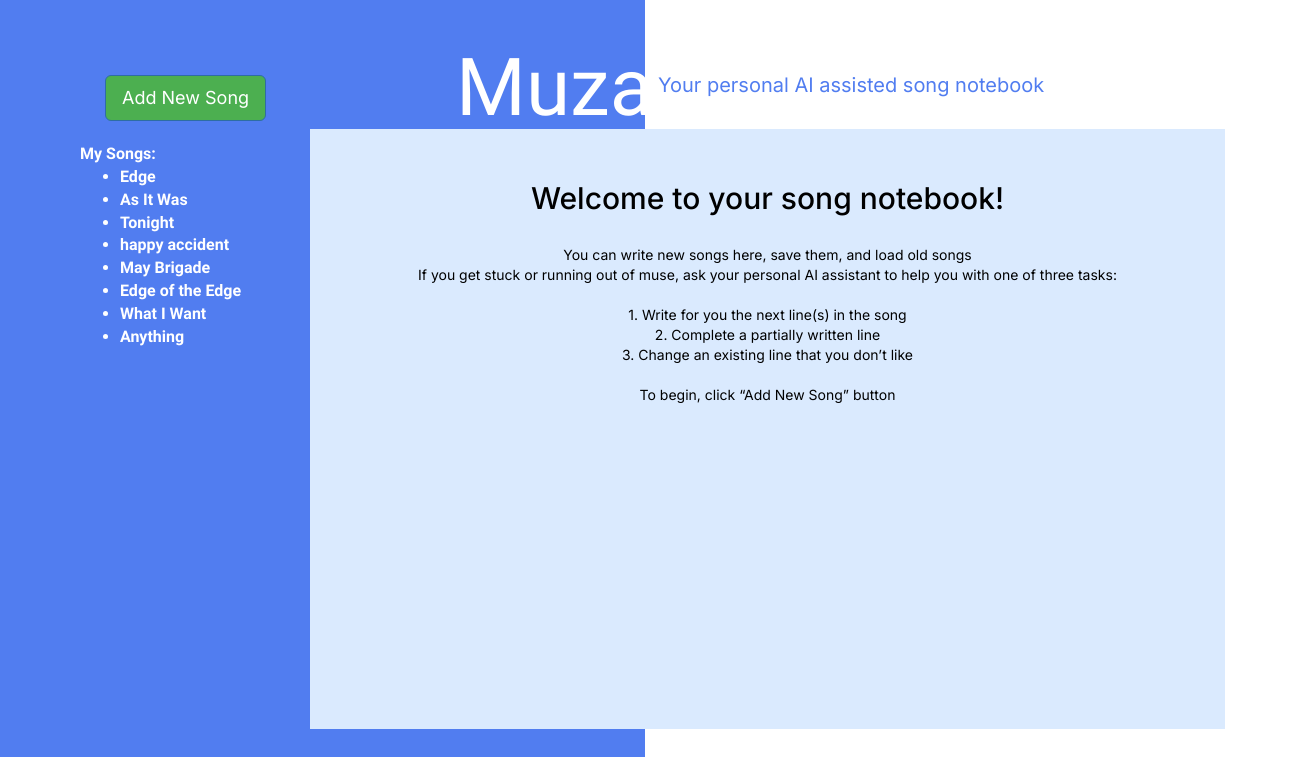
The page / on the database its author committed.
### tables this page shows
CREATE TABLE song
(
    id          integer
        constraint song_pk
            primary key,
    title       varchar,
    genre       varchar,
    inspiration varchar
);

### app.py (the view)
@app.route('/', methods=['GET', 'POST'])
def index():
    conn = get_db_connection()
    songs = get_songs_dict(conn)
    conn.close()
    if request.method == 'POST':
        return redirect(url_for('add_song'))
    return render_template('index.html', songs=songs)

### app.py (called while the page is built)
def get_db_connection():
    conn = sqlite3.connect('muza_database.sqlite')
    conn.row_factory = sqlite3.Row
    return conn

### utils/sql_queries.py (called while the page is built)
def get_songs_dict(conn):
    songs_list = conn.execute("SELECT s.title, s.id from song s").fetchall()
    songs_names = conn.execute("SELECT s.title from song s").fetchall()
    songs_names = list(map(lambda x: x[0], songs_names))
    id2name = {k: v for v, k in songs_list}
    songs = {k: [] for k in songs_names}
    songs_text = conn.execute("SELECT l.song_id, l.line_num, l.line from line l").fetchall()
    for line in songs_text:
        songs[id2name[line[0]]].append((line[1], line[2]))
    return songs

### templates/index.html (shortened to what this page needs)
<!DOCTYPE html>
<html lang="en">
<link rel="stylesheet" href="{{ url_for('static', filename='css/index.css') }}">
<link rel="stylesheet" href="https://maxcdn.bootstrapcdn.com/bootstrap/3.4.1/css/bootstrap.min.css">
<head>
</head>
<body>
<div class="v1_17">
    <div class="v1_2"></div>
    <div class="v1_3"></div>
    <span class="v1_4">Muza</span>
    <span class="v1_5">Your personal AI assisted song notebook</span>
    <span class="v1_7">
        <form id="add_song_form" method="post">
            <button href="{{ url_for('add_song') }}" type="submit" style="background-color:#4CAF50;"
                    class="btn btn-primary btn-lg">Add New Song</button>
        </form>
    </span>
    <span class="v1_6">My Songs:
        <ul>
            {% for song_name in songs %}
                <li><a href="{{ url_for('song', song_name=song_name) }}">{{ song_name }}</a></li>
            {% endfor %}
        </ul>
    </span>
    <span class="v1_18"><h2>Welcome to your song notebook!</h2><br>
        You can write new songs here, save them, and load old songs<br>
        If you get stuck or running out of muse, ask your personal AI assistant
        to help you with one of three tasks:<br><br>
        1. Write for you the next line(s) in the song<br>
        2. Complete a partially written line<br>
        3. Change an existing line that you don’t like<br><br>
        To begin, click “Add New Song” button
    </span>
</div>
</body>
</html>

### static/css/index.css (style rules this page uses)
body { background: linear-gradient(to right, #517DF0 50%, white 50%); height: 100%; font-size: 14px; }
li { left: 100px; }
.v1_2 { width: 212px; height: 600px; background: #517DF0; opacity: 1; position: absolute; top: 129px; left: 78px; overflow: hidden; }
.v1_3 { width: 915px; height: 600px; background: #DAEAFE; opacity: 1; position: absolute; top: 129px; left: 310px; overflow: hidden; }
.v1_4 { width: 50%; color: white; position: absolute; top: 31px; left: 18%; font-family: ABeeZee, serif; font-size: 80px; opacity: 1; text-align: center; }
.v1_5 { width: 50%; color: #517DF0; position: absolute; top: 71px; left: 51%; font-family: Inter, serif; font-size: 20px; opacity: 1; text-align: left; }
.v1_6 { width: 140px; color: white; position: relative; top: 143px; left: 80px; font-family: ABeeZee, serif; font-weight: Bold; font-size: 16px; opacity: 1; text-align: left; }
a:link, a:visited { color: white; }
.v1_7 { width: 72px; color: rgba(0, 0, 0, 1); position: absolute; top: 75px; left: 105px; font-family: Inter, serif; font-weight: Bold; font-size: 14px; opacity: 1; text-align: center; }
.v1_18 { width: 915px; color: rgba(0, 0, 0, 1); position: absolute; top: 162px; left: 310px; font-family: Inter, serif; opacity: 1; text-align: center; }

### rows shown on the page
song: title "Edge"
song: title "As It Was"
song: title "Tonight"
song: title "happy accident"
song: title "May Brigade"
song: title "Edge of the Edge"
song: title "What I Want"
song: title "Anything"
